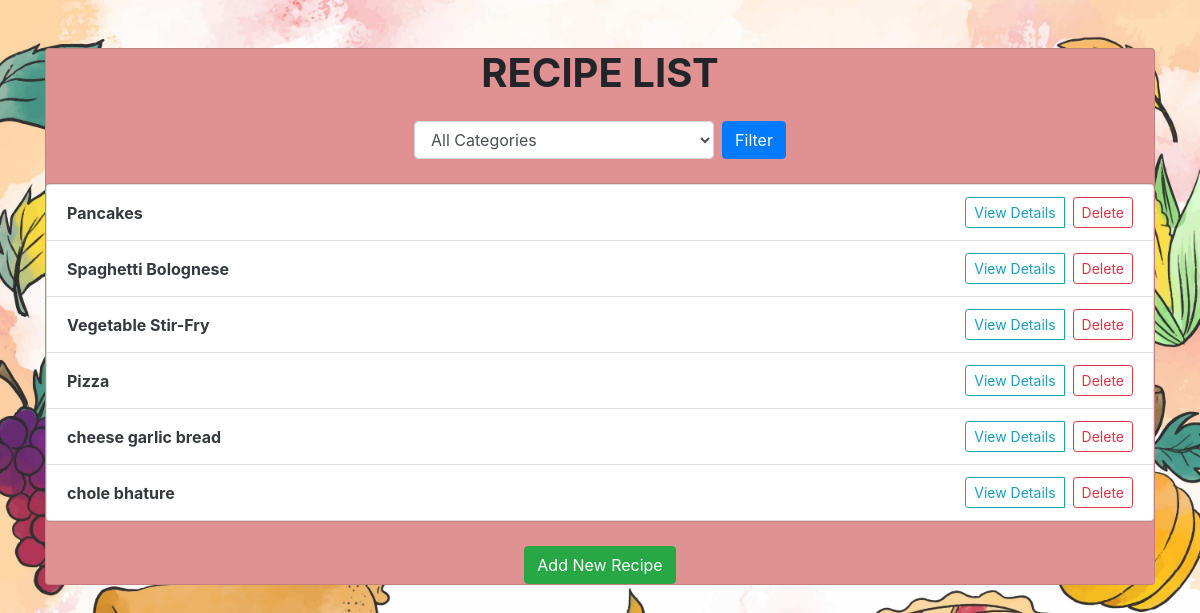
The page / on the database its author committed.
### recipes/models.py (models this page shows, shortened)
class Recipe(models.Model):
    name = models.CharField(max_length=200)
    description = models.TextField()
    ingredients = models.TextField()
    instructions = models.TextField()
    preparation_time = models.PositiveIntegerField(help_text="Time in minutes")
    meal_type = models.CharField(max_length=50, choices=[('Breakfast', 'Breakfast'), ('Lunch', 'Lunch'), ('Dinner', 'Dinner')])
    image = models.ImageField(upload_to='recipe_images/', null=True, blank=True)

### recipes/views.py (the view)
# urls.py: path('', views.recipe_list, name='recipe_list'),
def recipe_list(request):
    category = request.GET.get('category')  # Get the selected category from the form
    if category:
        recipes = Recipe.objects.filter(meal_type__iexact=category)  # Filter recipes by category
    else:
        recipes = Recipe.objects.all()  # Show all recipes if no category is selected
    return render(request, 'recipe_list.html', {'recipes': recipes})

### recipes/templates/recipe_list.html (shortened to what this page needs)
{% load static %}
<!DOCTYPE html>
<html lang="en">
<head>
    <link href="https://maxcdn.bootstrapcdn.com/bootstrap/4.5.2/css/bootstrap.min.css" rel="stylesheet">
</head>
<body>
<div class="container my-5">
    <div class="card" style="background-color: rgb(224, 145, 145);">
    <h1 class="text-center mb-4"><b>RECIPE LIST</b></h1>
    <form method="get" action="{% url 'recipe_list' %}" class="form-inline justify-content-center mb-4">
        <select name="category" class="form-control mr-2" style="width: 300px;">
            <option value="">All Categories</option>
        </select>
        <button type="submit" class="btn btn-primary">Filter</button>
    </form>
    <ul class="list-group">
        {% for recipe in recipes %}
            <li class="list-group-item d-flex justify-content-between align-items-center">
                <a href="{% url 'recipe_detail' recipe.id %}" class="text-dark font-weight-bold">
                    {{ recipe.name }}
                </a>
                <div class="btn-group" role="group">
                    <a href="{% url 'recipe_detail' recipe.id %}" class="btn btn-outline-info btn-sm">View Details</a>
                    <form method="POST" action="{% url 'recipe_delete' recipe.id %}" style="display:inline-block;">
                        <button type="submit" class="btn btn-outline-danger btn-sm ml-2" onclick="return confirm('Are you sure you want to delete this recipe?');">Delete</button>
                    </form>
                </div>
            </li>
        {% empty %}
            <li class="list-group-item text-center text-muted">No recipes found.</li>
        {% endfor %}
    </ul>
    <div class="text-center mt-4">
        <a href="{% url 'recipe_create' %}" class="btn btn-success">Add New Recipe</a>
    </div>
</div>
</div>
</body>
</html>

### rows shown on the page
Recipe: name "Pancakes"
Recipe: name "Spaghetti Bolognese"
Recipe: name "Vegetable Stir-Fry"
Recipe: name "Pizza"
Recipe: name "cheese garlic bread"
Recipe: name "chole bhature"
